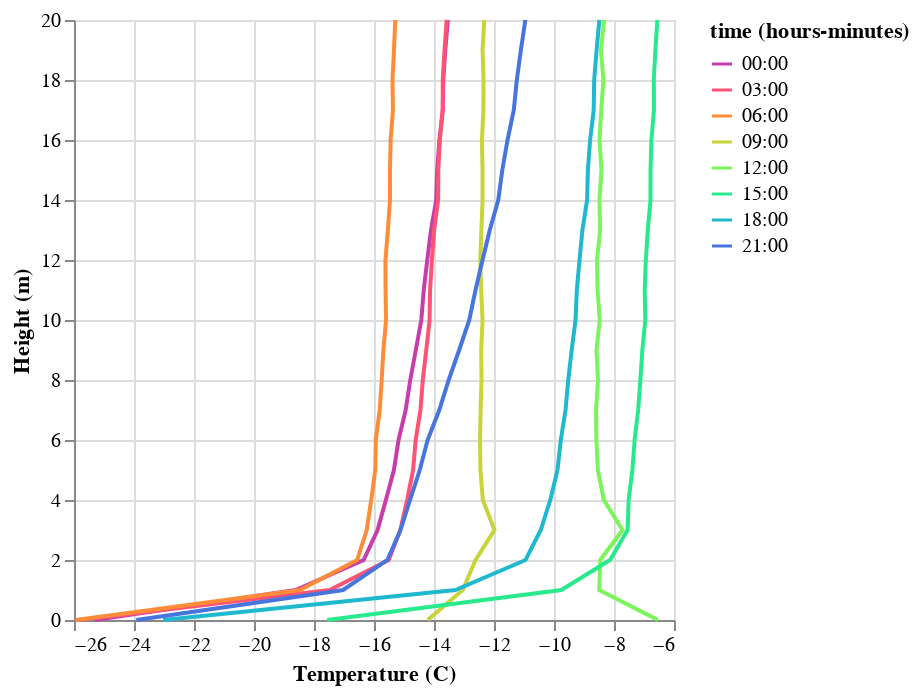

Notebook cell for this chart:
### Code cell
alt.Chart(
    src
).mark_line().encode(
    alt.X('value:Q').title('Temperature (C)'),
    alt.Y('height:Q').title('Height (m)'),
    alt.Color('hoursminutes(time):O').scale(scheme='rainbow'),
    alt.Order('height') # we need this to make sure the lines are connected in the right order (i.e, connecting points in order of their height)
)

### Figure 1 — Vega-Lite specification as saved in the notebook (floating-point values rounded to 4 significant figures; data arrays with more than 128 entries replaced by an {"elided": "..."} marker saying what was removed)
{"config": {"view": {"continuousWidth": 300, "continuousHeight": 300}}, "data": {"name": "data-dc8538380dd417ab4f21a0dbfc85299b"}, "mark": {"type": "line"}, "encoding": {"color": {"field": "time", "scale": {"scheme": "rainbow"}, "timeUnit": "hoursminutes", "type": "ordinal"}, "order": {"field": "height", "type": "quantitative"}, "x": {"field": "value", "title": "Temperature (C)", "type": "quantitative"}, "y": {"field": "height", "title": "Height (m)", "type": "quantitative"}}, "$schema": "https://vega.github.io/schema/vega-lite/v5.20.1.json", "datasets": {"data-dc8538380dd417ab4f21a0dbfc85299b": {"elided": "168 records"}}}
